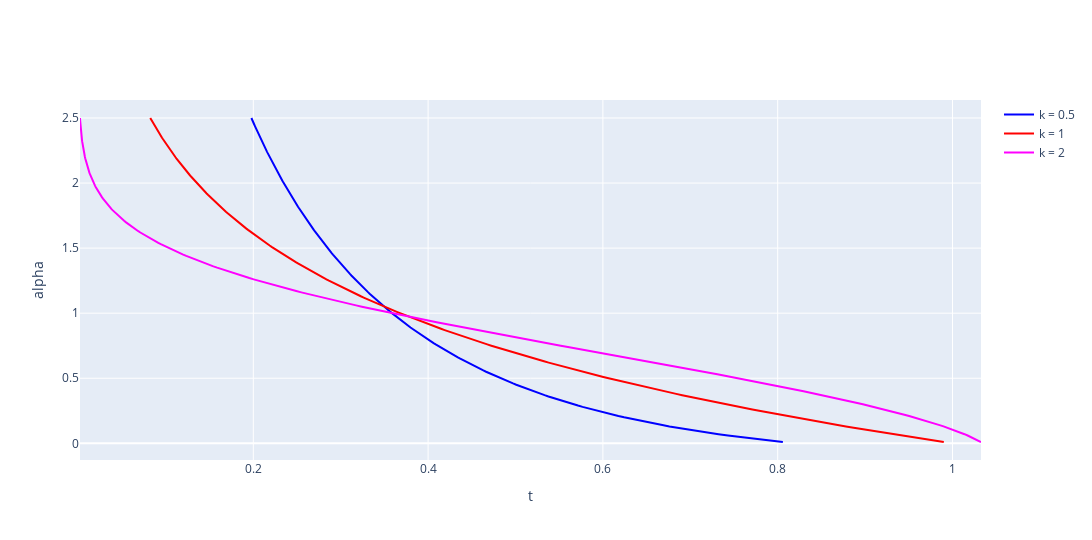

The notebook cell saved with this chart:
### Markdown cell above
##### S^-1(alpha)

### Code cell
# @title Inverse survival function
plot([1-i for i in y05], [1-i for i in y1], [1-i for i in y2], x, x, x, "alpha", "t")

### Figure 1 — Plotly figure (JSON) as saved in the notebook; plotly's stock layout.template omitted (floating-point values rounded to 4 significant figures; data arrays with more than 128 entries replaced by an {"elided": "..."} marker saying what was removed)
{"data": [{"marker": {"color": "blue"}, "mode": "lines", "name": "k = 0.5", "type": "scatter", "x": {"elided": "250 float values"}, "y": {"elided": "250 float values"}}, {"marker": {"color": "red"}, "mode": "lines", "name": "k = 1", "type": "scatter", "x": {"elided": "250 float values"}, "y": {"elided": "250 float values"}}, {"marker": {"color": "magenta"}, "mode": "lines", "name": "k = 2", "type": "scatter", "x": {"elided": "250 float values"}, "y": {"elided": "250 float values"}}], "layout": {"height": 540, "width": 1152, "xaxis": {"title": {"text": "t"}}, "yaxis": {"title": {"text": "alpha"}}}}
